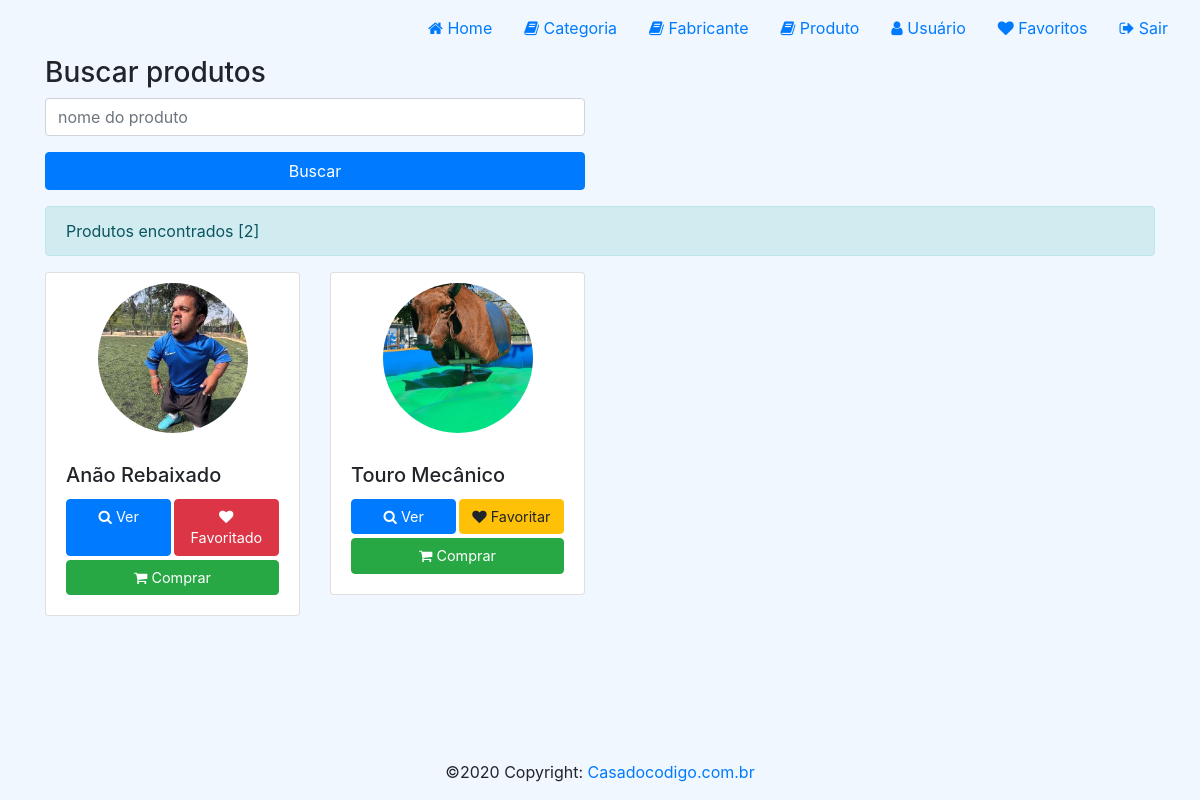
The app's page / (signed in) with its own data.
### loja/models/Produto.py (models this page shows, shortened)
class Produto(models.Model):
    produtoo = models.CharField(max_length=100)
    destaque = models.BooleanField(default=True)
    promocao = models.BooleanField(default=True)
    msgPromocao = models.CharField(max_length=100, null=True, blank=True)
    preco = models.DecimalField(max_digits=8, decimal_places=2)
    categoria = models.ForeignKey(
        Categoria,
        null=True,
        related_name='categoria' ,
        on_delete=models.SET_NULL,
    )
    fabricante = models.ForeignKey(
        Fabricante,
        null=True,
        related_name='fabricantee' ,
        on_delete=models.SET_NULL,
    )
    criado_em = models.DateTimeField(auto_now_add=True)
    alterado_em = models.DateTimeField(auto_now=True)
    image = models.ImageField(null=True, blank=True)

### loja/views/HomeView.py (the view)
def home_view(request):
    produto = request.GET.get('produto')
    produtos = Produto.objects.all()
    if produto is not None:
        produtos = produtos.filter(produtoo__contains=produto)
    favoritos_ids = set()
    if request.user.is_authenticated:
        favoritos_ids = set(
            Favorito.objects.filter(user=request.user).values_list('produto_id', flat=True)
        )
    context = {
        'produtos': produtos,
        'favoritos_ids': favoritos_ids,
    }
    return render(request, template_name='home/home.html', context=context, status=200)

### loja/templates/home/home.html (shortened to what this page needs)
{% extends "base.html" %}
{% load static %}
{% block styles %}
<link rel="stylesheet" href="{% static 'css/home.css' %}">
{% endblock %}
{% block content %}
<div id="content">
    <div class="container">
        <div class="row">
            <div class="col-sm-12 col-md-6 col-lg-6 offset-sm-0">
                <form action="{% url 'home' %}" method="GET">
                    <h3>Buscar produtos</h3>
                    <div class="form-row">
                        <div class="col form-group">
                            <input type="text" class="form-control" name="produto" placeholder="nome do produto">
                        </div>
                    </div>
                    <div class="form-row">
                        <div class="col form-group mb-3">
                            <button type="submit" class="btn btn-primary">Buscar</button>
                        </div>
                    </div>
                </form>
            </div>
        </div>
        <div class="alert alert-info">
            Produtos encontrados [{{ produtos | length }}]
        </div>
        <div class="row">
            {% for prod in produtos %}
                <div class="col-xs-9 col-md-3 col-lg-3">
                    <div class="card mb-4">
                        <div class="image-circle" style="background-image: url('/media/{{ prod.image }}');"></div>
                        <div class="card-body d-flex justify-content-between flex-wrap">
                            <h5 class="card-title w-100">{{ prod.produtoo }}</h5>
                            <a href="{% url 'details_produto' prod.id %}" class="btn btn-primary btn-card mb-1">
                                <i class="fa fa-search"></i> Ver
                            </a>
                            {% if user.is_authenticated %}
                                {% if prod.id in favoritos_ids %}
                                    <a href="{% url 'favoritar' prod.id %}?next=/" class="btn btn-danger btn-card mb-1">
                                        <i class="fa fa-heart"></i> Favoritado
                                    </a>
                                {% else %}
                                    <a href="{% url 'favoritar' prod.id %}?next=/" class="btn btn-warning btn-card mb-1">
                                        <i class="fa fa-heart"></i> Favoritar
                                    </a>
                                {% endif %}
                            {% else %}
                                <a href="{% url 'login' %}?next={% url 'favoritar' prod.id %}" class="btn btn-warning btn-card mb-1">
                                    <i class="fa fa-heart"></i> Favoritar
                                </a>
                            {% endif %}
                            <a href="{% url 'create_carrinhoitem' prod.id %}" class="btn btn-success btn-card w-100 ml-0">
                                <i class="fa fa-shopping-cart"></i> Comprar
                            </a>
                        </div>
                    </div>
                </div>
            {% endfor %}
        </div>
    </div>
</div>
{% endblock %}

### loja/static/css/global.css (style rules this page uses)
#content { min-height: calc(100vh - 112px); }
.image-circle { width: 150px;height: 150px; border-radius: 100%;margin: 10px auto; background-size: cover; background-repeat: no-repeat; background-position:center; background-color: #ccc; }
.btn-card { width: 49.5%; float: left; font-size: 0.9em; }
.btn-card:last-child { margin-left: 1%; }

### loja/static/css/home.css (style rules this page uses)
body { background-color: #f1f7ff; }
#content form { margin-top: calc(50vh, 241px); }
#content form button { width: 100%; }

### records on screen
Produto: image (picture), produtoo "Anão Rebaixado", shows "Favoritado"
Produto: image (picture), produtoo "Touro Mecânico", shows "Favoritar"

### other values on screen
{{ produtos | length }} "2"
